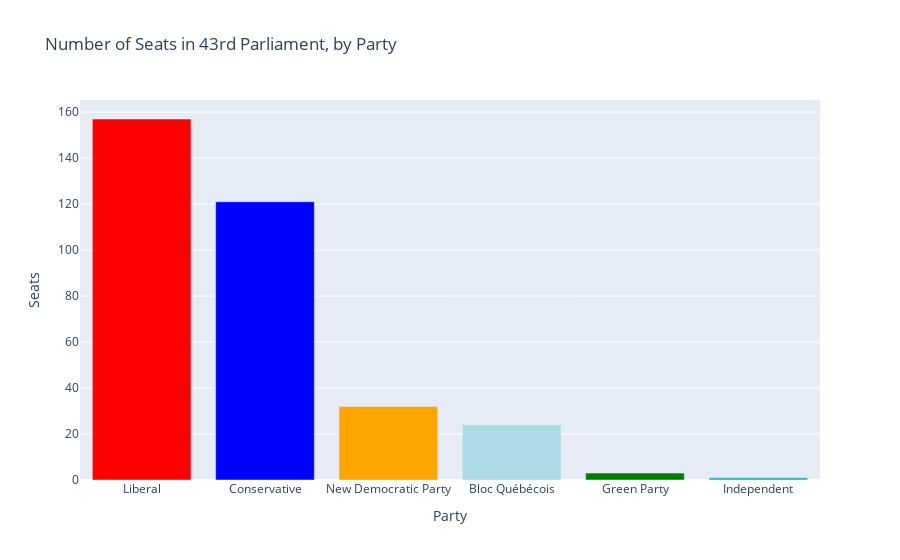

The cell this chart's notebook holds for it:
### Markdown cell above
### Thinking Proportionally
Now, the above plots are useful in finding out which parties spoke the most, but it would be pretty reasonable to expect the parties with the most members to have the longest or most frequent speeches. In the next step, we'll look at the composition of the 43rd Parliament, and normalize the above two plots to the number of members each party has in Parliament:

### Code cell
seats = pd.DataFrame(list(zip(['Liberal', 'Conservative', 'New Democratic Party', 'Bloc Québécois', 'Green Party', 'Independent'],[157, 121, 32, 24, 3, 1])), columns=['Party', 'Seats']).set_index('Party')
px.bar(seats, x=seats.index, y='Seats', title='Number of Seats in 43rd Parliament, by Party', color= seats.index, color_discrete_map={'Liberal': 'red', 'Conservative': 'blue', 'New Democratic Party': 'orange', "Bloc Québécois": 'lightblue', 'Green Party': 'green', 'Independent': 'lightseagreen'}).update(layout_showlegend=False)

### Figure 1 — Plotly figure (JSON) as saved in the notebook; plotly's stock layout.template omitted (floating-point values rounded to 4 significant figures)
{"data": [{"alignmentgroup": "True", "hovertemplate": "Party=%{x}<br>Seats=%{y}<extra></extra>", "legendgroup": "Liberal", "marker": {"color": "red", "pattern": {"shape": ""}}, "name": "Liberal", "offsetgroup": "Liberal", "orientation": "v", "showlegend": true, "textposition": "auto", "type": "bar", "x": ["Liberal"], "xaxis": "x", "y": [157], "yaxis": "y"}, {"alignmentgroup": "True", "hovertemplate": "Party=%{x}<br>Seats=%{y}<extra></extra>", "legendgroup": "Conservative", "marker": {"color": "blue", "pattern": {"shape": ""}}, "name": "Conservative", "offsetgroup": "Conservative", "orientation": "v", "showlegend": true, "textposition": "auto", "type": "bar", "x": ["Conservative"], "xaxis": "x", "y": [121], "yaxis": "y"}, {"alignmentgroup": "True", "hovertemplate": "Party=%{x}<br>Seats=%{y}<extra></extra>", "legendgroup": "New Democratic Party", "marker": {"color": "orange", "pattern": {"shape": ""}}, "name": "New Democratic Party", "offsetgroup": "New Democratic Party", "orientation": "v", "showlegend": true, "textposition": "auto", "type": "bar", "x": ["New Democratic Party"], "xaxis": "x", "y": [32], "yaxis": "y"}, {"alignmentgroup": "True", "hovertemplate": "Party=%{x}<br>Seats=%{y}<extra></extra>", "legendgroup": "Bloc Québécois", "marker": {"color": "lightblue", "pattern": {"shape": ""}}, "name": "Bloc Québécois", "offsetgroup": "Bloc Québécois", "orientation": "v", "showlegend": true, "textposition": "auto", "type": "bar", "x": ["Bloc Québécois"], "xaxis": "x", "y": [24], "yaxis": "y"}, {"alignmentgroup": "True", "hovertemplate": "Party=%{x}<br>Seats=%{y}<extra></extra>", "legendgroup": "Green Party", "marker": {"color": "green", "pattern": {"shape": ""}}, "name": "Green Party", "offsetgroup": "Green Party", "orientation": "v", "showlegend": true, "textposition": "auto", "type": "bar", "x": ["Green Party"], "xaxis": "x", "y": [3], "yaxis": "y"}, {"alignmentgroup": "True", "hovertemplate": "Party=%{x}<br>Seats=%{y}<extra></extra>", "legendgroup": "Independent", "marker": {"color": "lightseagreen", "pattern": {"shape": ""}}, "name": "Independent", "offsetgroup": "Independent", "orientation": "v", "showlegend": true, "textposition": "auto", "type": "bar", "x": ["Independent"], "xaxis": "x", "y": [1], "yaxis": "y"}], "layout": {"barmode": "relative", "legend": {"title": {"text": "Party"}, "tracegroupgap": 0}, "showlegend": false, "title": {"text": "Number of Seats in 43rd Parliament, by Party"}, "xaxis": {"anchor": "y", "categoryarray": ["Liberal", "Conservative", "New Democratic Party", "Bloc Québécois", "Green Party", "Independent"], "categoryorder": "array", "domain": [0, 1], "title": {"text": "Party"}}, "yaxis": {"anchor": "x", "domain": [0, 1], "title": {"text": "Seats"}}}}
